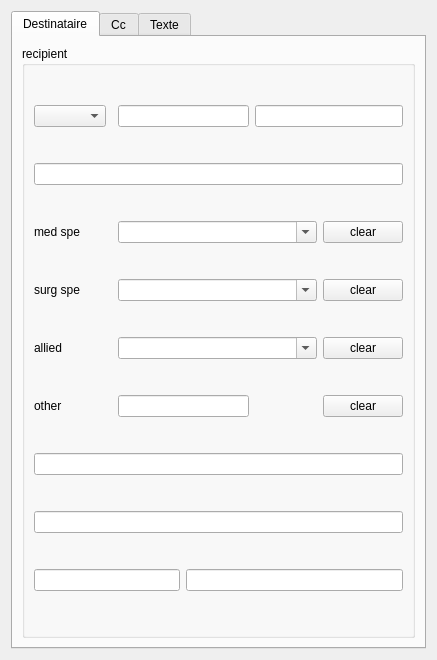
<?xml version="1.0" encoding="UTF-8"?>
<ui version="4.0">
 <class>Form</class>
 <widget class="QWidget" name="Form">
  <property name="geometry">
   <rect>
    <x>0</x>
    <y>0</y>
    <width>437</width>
    <height>660</height>
   </rect>
  </property>
  <property name="windowTitle">
   <string>Form</string>
  </property>
  <layout class="QVBoxLayout" name="verticalLayout_4">
   <item>
    <widget class="QTabWidget" name="tabWidget">
     <property name="currentIndex">
      <number>0</number>
     </property>
     <widget class="QWidget" name="tab">
      <attribute name="title">
       <string>Destinataire</string>
      </attribute>
      <layout class="QVBoxLayout" name="verticalLayout_2">
       <item>
        <widget class="QGroupBox" name="recipientGroupBox">
         <property name="title">
          <string>recipient</string>
         </property>
         <property name="flat">
          <bool>false</bool>
         </property>
         <property name="checkable">
          <bool>false</bool>
         </property>
         <property name="checked">
          <bool>false</bool>
         </property>
         <layout class="QGridLayout" name="gridLayout">
          <item row="0" column="0">
           <widget class="QComboBox" name="titleComboBox"/>
          </item>
          <item row="0" column="2" colspan="2">
           <widget class="QLineEdit" name="givenNameLineEdit"/>
          </item>
          <item row="0" column="4" colspan="2">
           <widget class="QLineEdit" name="surnameLineEdit"/>
          </item>
          <item row="1" column="0" colspan="6">
           <widget class="QLineEdit" name="healthFacilityLineEdit"/>
          </item>
          <item row="2" column="0">
           <widget class="QLabel" name="medicalSpecialtyLabel">
            <property name="text">
             <string>med spe</string>
            </property>
           </widget>
          </item>
          <item row="2" column="2" colspan="3">
           <widget class="QComboBox" name="medicalSpecialtyComboBox">
            <property name="editable">
             <bool>true</bool>
            </property>
           </widget>
          </item>
          <item row="3" column="2" colspan="3">
           <widget class="QComboBox" name="surgicalSpecialtyComboBox">
            <property name="editable">
             <bool>true</bool>
            </property>
           </widget>
          </item>
          <item row="2" column="5">
           <widget class="QPushButton" name="medicalSpecialtyClearPushButton">
            <property name="text">
             <string>clear</string>
            </property>
           </widget>
          </item>
          <item row="3" column="0">
           <widget class="QLabel" name="surgicalSpecialtyLabel">
            <property name="text">
             <string>surg spe</string>
            </property>
           </widget>
          </item>
          <item row="4" column="2" colspan="3">
           <widget class="QComboBox" name="alliedHealthProfessionsComboBox">
            <property name="editable">
             <bool>true</bool>
            </property>
           </widget>
          </item>
          <item row="6" column="0" colspan="6">
           <widget class="QLineEdit" name="address1LineEdit"/>
          </item>
          <item row="3" column="5">
           <widget class="QPushButton" name="surgicalSpecialtyClearPushButton">
            <property name="text">
             <string>clear</string>
            </property>
           </widget>
          </item>
          <item row="4" column="0">
           <widget class="QLabel" name="alliedHealthProfessionsLabel">
            <property name="text">
             <string>allied</string>
            </property>
           </widget>
          </item>
          <item row="7" column="0" colspan="6">
           <widget class="QLineEdit" name="address2LineEdit"/>
          </item>
          <item row="4" column="5">
           <widget class="QPushButton" name="alliedHealthProfessionsClearPushButton">
            <property name="text">
             <string>clear</string>
            </property>
           </widget>
          </item>
          <item row="8" column="0" colspan="3">
           <widget class="QLineEdit" name="zipLineEdit"/>
          </item>
          <item row="8" column="3" colspan="3">
           <widget class="QLineEdit" name="cityLineEdit"/>
          </item>
          <item row="5" column="2" colspan="2">
           <widget class="QLineEdit" name="otherRecipientLineEdit"/>
          </item>
          <item row="5" column="0">
           <widget class="QLabel" name="otherRecipientLabel">
            <property name="text">
             <string>other</string>
            </property>
           </widget>
          </item>
          <item row="5" column="5">
           <widget class="QPushButton" name="otherRecipientClearPushButton">
            <property name="text">
             <string>clear</string>
            </property>
           </widget>
          </item>
          <item row="0" column="1">
           <widget class="QComboBox" name="titlePrintComboBox">
            <property name="enabled">
             <bool>false</bool>
            </property>
            <property name="sizePolicy">
             <sizepolicy hsizetype="Fixed" vsizetype="Fixed">
              <horstretch>0</horstretch>
              <verstretch>0</verstretch>
             </sizepolicy>
            </property>
            <property name="maximumSize">
             <size>
              <width>0</width>
              <height>0</height>
             </size>
            </property>
            <property name="editable">
             <bool>false</bool>
            </property>
           </widget>
          </item>
         </layout>
        </widget>
       </item>
      </layout>
     </widget>
     <widget class="QWidget" name="tab_2">
      <attribute name="title">
       <string>Cc</string>
      </attribute>
      <layout class="QGridLayout" name="gridLayout_3">
       <item row="0" column="0">
        <widget class="QGroupBox" name="carbonCopyGroupBox">
         <property name="sizePolicy">
          <sizepolicy hsizetype="Preferred" vsizetype="Minimum">
           <horstretch>0</horstretch>
           <verstretch>0</verstretch>
          </sizepolicy>
         </property>
         <property name="title">
          <string>carbon copy</string>
         </property>
         <layout class="QVBoxLayout" name="verticalLayout">
          <item>
           <widget class="QLineEdit" name="cC1LineEdit"/>
          </item>
          <item>
           <widget class="QLineEdit" name="cC2LineEdit"/>
          </item>
          <item>
           <widget class="QLineEdit" name="cC3LineEdit"/>
          </item>
         </layout>
        </widget>
       </item>
      </layout>
     </widget>
     <widget class="QWidget" name="tab_3">
      <attribute name="title">
       <string>Texte</string>
      </attribute>
      <layout class="QGridLayout" name="gridLayout_2">
       <item row="0" column="0">
        <widget class="QGroupBox" name="bodyGroupBox">
         <property name="title">
          <string/>
         </property>
         <property name="flat">
          <bool>false</bool>
         </property>
         <property name="checkable">
          <bool>false</bool>
         </property>
         <layout class="QVBoxLayout" name="verticalLayout_3">
          <item>
           <widget class="QComboBox" name="salutationComboBox"/>
          </item>
          <item>
           <layout class="QGridLayout" name="letterGridLayout"/>
          </item>
          <item>
           <widget class="QComboBox" name="signOffComboBox"/>
          </item>
         </layout>
        </widget>
       </item>
      </layout>
     </widget>
    </widget>
   </item>
  </layout>
 </widget>
 <resources/>
 <connections>
  <connection>
   <sender>medicalSpecialtyComboBox</sender>
   <signal>activated(int)</signal>
   <receiver>surgicalSpecialtyComboBox</receiver>
   <slot>clearEditText()</slot>
   <hints>
    <hint type="sourcelabel">
     <x>213</x>
     <y>115</y>
    </hint>
    <hint type="destinationlabel">
     <x>327</x>
     <y>178</y>
    </hint>
   </hints>
  </connection>
  <connection>
   <sender>medicalSpecialtyComboBox</sender>
   <signal>activated(int)</signal>
   <receiver>alliedHealthProfessionsComboBox</receiver>
   <slot>clearEditText()</slot>
   <hints>
    <hint type="sourcelabel">
     <x>213</x>
     <y>115</y>
    </hint>
    <hint type="destinationlabel">
     <x>327</x>
     <y>215</y>
    </hint>
   </hints>
  </connection>
  <connection>
   <sender>medicalSpecialtyComboBox</sender>
   <signal>activated(int)</signal>
   <receiver>otherRecipientLineEdit</receiver>
   <slot>clear()</slot>
   <hints>
    <hint type="sourcelabel">
     <x>213</x>
     <y>115</y>
    </hint>
    <hint type="destinationlabel">
     <x>266</x>
     <y>255</y>
    </hint>
   </hints>
  </connection>
  <connection>
   <sender>surgicalSpecialtyComboBox</sender>
   <signal>activated(int)</signal>
   <receiver>medicalSpecialtyComboBox</receiver>
   <slot>clearEditText()</slot>
   <hints>
    <hint type="sourcelabel">
     <x>327</x>
     <y>178</y>
    </hint>
    <hint type="destinationlabel">
     <x>213</x>
     <y>115</y>
    </hint>
   </hints>
  </connection>
  <connection>
   <sender>surgicalSpecialtyComboBox</sender>
   <signal>activated(int)</signal>
   <receiver>alliedHealthProfessionsComboBox</receiver>
   <slot>clearEditText()</slot>
   <hints>
    <hint type="sourcelabel">
     <x>327</x>
     <y>178</y>
    </hint>
    <hint type="destinationlabel">
     <x>327</x>
     <y>215</y>
    </hint>
   </hints>
  </connection>
  <connection>
   <sender>surgicalSpecialtyComboBox</sender>
   <signal>activated(int)</signal>
   <receiver>otherRecipientLineEdit</receiver>
   <slot>clear()</slot>
   <hints>
    <hint type="sourcelabel">
     <x>327</x>
     <y>178</y>
    </hint>
    <hint type="destinationlabel">
     <x>266</x>
     <y>255</y>
    </hint>
   </hints>
  </connection>
  <connection>
   <sender>alliedHealthProfessionsComboBox</sender>
   <signal>activated(int)</signal>
   <receiver>surgicalSpecialtyComboBox</receiver>
   <slot>clearEditText()</slot>
   <hints>
    <hint type="sourcelabel">
     <x>327</x>
     <y>215</y>
    </hint>
    <hint type="destinationlabel">
     <x>327</x>
     <y>178</y>
    </hint>
   </hints>
  </connection>
  <connection>
   <sender>alliedHealthProfessionsComboBox</sender>
   <signal>activated(int)</signal>
   <receiver>medicalSpecialtyComboBox</receiver>
   <slot>clearEditText()</slot>
   <hints>
    <hint type="sourcelabel">
     <x>327</x>
     <y>215</y>
    </hint>
    <hint type="destinationlabel">
     <x>213</x>
     <y>115</y>
    </hint>
   </hints>
  </connection>
  <connection>
   <sender>alliedHealthProfessionsComboBox</sender>
   <signal>activated(int)</signal>
   <receiver>otherRecipientLineEdit</receiver>
   <slot>clear()</slot>
   <hints>
    <hint type="sourcelabel">
     <x>327</x>
     <y>215</y>
    </hint>
    <hint type="destinationlabel">
     <x>266</x>
     <y>255</y>
    </hint>
   </hints>
  </connection>
  <connection>
   <sender>otherRecipientLineEdit</sender>
   <signal>textEdited(QString)</signal>
   <receiver>medicalSpecialtyComboBox</receiver>
   <slot>clearEditText()</slot>
   <hints>
    <hint type="sourcelabel">
     <x>266</x>
     <y>255</y>
    </hint>
    <hint type="destinationlabel">
     <x>213</x>
     <y>115</y>
    </hint>
   </hints>
  </connection>
  <connection>
   <sender>otherRecipientLineEdit</sender>
   <signal>textEdited(QString)</signal>
   <receiver>surgicalSpecialtyComboBox</receiver>
   <slot>clearEditText()</slot>
   <hints>
    <hint type="sourcelabel">
     <x>266</x>
     <y>255</y>
    </hint>
    <hint type="destinationlabel">
     <x>327</x>
     <y>178</y>
    </hint>
   </hints>
  </connection>
  <connection>
   <sender>otherRecipientLineEdit</sender>
   <signal>textEdited(QString)</signal>
   <receiver>alliedHealthProfessionsComboBox</receiver>
   <slot>clearEditText()</slot>
   <hints>
    <hint type="sourcelabel">
     <x>266</x>
     <y>255</y>
    </hint>
    <hint type="destinationlabel">
     <x>327</x>
     <y>215</y>
    </hint>
   </hints>
  </connection>
  <connection>
   <sender>titleComboBox</sender>
   <signal>activated(int)</signal>
   <receiver>salutationComboBox</receiver>
   <slot>setCurrentIndex(int)</slot>
   <hints>
    <hint type="sourcelabel">
     <x>67</x>
     <y>50</y>
    </hint>
    <hint type="destinationlabel">
     <x>219</x>
     <y>574</y>
    </hint>
   </hints>
  </connection>
  <connection>
   <sender>titleComboBox</sender>
   <signal>activated(int)</signal>
   <receiver>signOffComboBox</receiver>
   <slot>setCurrentIndex(int)</slot>
   <hints>
    <hint type="sourcelabel">
     <x>67</x>
     <y>50</y>
    </hint>
    <hint type="destinationlabel">
     <x>219</x>
     <y>617</y>
    </hint>
   </hints>
  </connection>
  <connection>
   <sender>titleComboBox</sender>
   <signal>activated(int)</signal>
   <receiver>titlePrintComboBox</receiver>
   <slot>setCurrentIndex(int)</slot>
   <hints>
    <hint type="sourcelabel">
     <x>67</x>
     <y>50</y>
    </hint>
    <hint type="destinationlabel">
     <x>114</x>
     <y>49</y>
    </hint>
   </hints>
  </connection>
  <connection>
   <sender>bodyGroupBox</sender>
   <signal>clicked(bool)</signal>
   <receiver>recipientGroupBox</receiver>
   <slot>setChecked(bool)</slot>
   <hints>
    <hint type="sourcelabel">
     <x>215</x>
     <y>580</y>
    </hint>
    <hint type="destinationlabel">
     <x>215</x>
     <y>188</y>
    </hint>
   </hints>
  </connection>
 </connections>
</ui>
